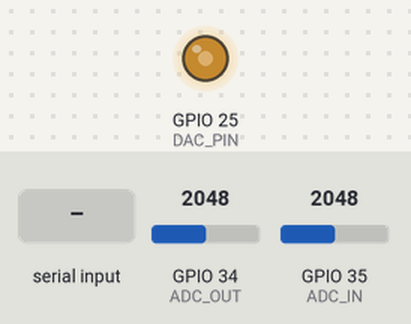
Recording of a sketch running on a simulated ESP32. On the bench: output pins drawn as LEDs (lit = HIGH). Inputs (shaded band) come from the test bench; at power-on: GPIO 34 (ADC_OUT) = 2048, GPIO 35 (ADC_IN) = 2048 (analog values on the 0–4095 scale). What the sketch prints to the serial monitor is not drawn.

Above: at 3.5 s.
3.6 s: "s\n" received over Serial
At 4.0 s:
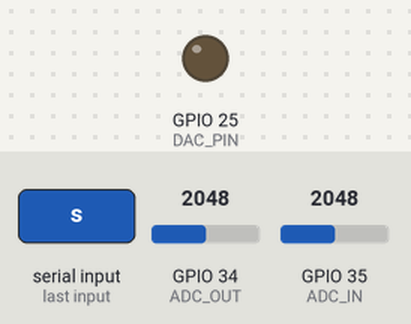
Timing chart, 0 to 6.6 s (numbered marks = the images above; inputs shaded):
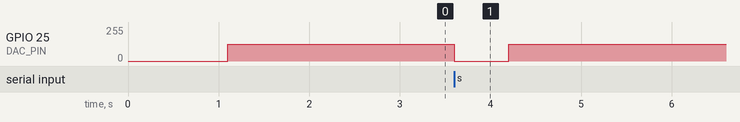

Measured:
- after the input at 3.6 s, GPIO 25 (DAC_PIN): 127/255 → 0/255 at once, → 127/255 0.60 s later

The sketch:

esp32_dc_step.ino
```cpp
// Week 1: DC step test for the RC filter.
// G25 goes from 0 V to a steady DC level and stays there. G35 (input) and G34 (output)
// are recorded every 0.5 ms for 300 ms, so you can watch the capacitor charge.
// Serial (115200 baud):  s = repeat the step   |   a number like 1.2 = new DC level in volts (0.1-3.1)

const int DAC_PIN = 25, ADC_IN = 35, ADC_OUT = 34;
const int N = 600, DT_US = 500;               // 600 samples x 0.5 ms = 300 ms
int16_t bufIn[N], bufOut[N];
float level = 1.65;

void step() {
  dacWrite(DAC_PIN, 0);                       // start from 0 V and let the capacitor empty
  delay(600);
  int code = constrain((int)lround(level / 3.3 * 255), 0, 255);
  uint32_t t = micros();
  dacWrite(DAC_PIN, code);                    // switch the DC on
  for (int i = 0; i < N; i++) {
    while ((int32_t)(micros() - t) < 0) {}
    t += DT_US;
    bufIn[i] = analogRead(ADC_IN);
    bufOut[i] = analogRead(ADC_OUT);
  }
  Serial.printf("step,%.2f\n", code * 3.3 / 255);
  Serial.println("t_ms,input_V,output_V");
  for (int i = 0; i < N; i++)
    Serial.printf("%.1f,%.3f,%.3f\n", i * DT_US / 1000.0, bufIn[i] * 3.3 / 4095, bufOut[i] * 3.3 / 4095);
  Serial.println("done");                     // G25 now stays at the DC level
}

void setup() {
  Serial.begin(115200);
  analogReadResolution(12);
  analogSetAttenuation(ADC_11db);
  delay(500);
  step();
}

void loop() {
  if (Serial.available()) {
    String cmd = Serial.readStringUntil('\n'); cmd.trim();
    if (cmd == "s") step();
    else { float v = cmd.toFloat(); if (v >= 0.1 && v <= 3.1) { level = v; step(); } }
  }
}
```
